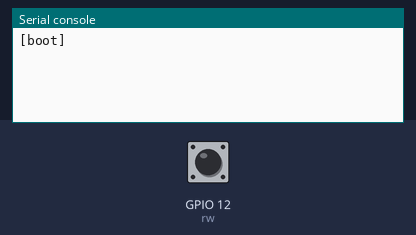
Recording of a program running on a simulated ESP8266 board running MicroPython. Parts: the last lines printed to the serial console. Inputs (shaded band) come from the test bench; at power-on: GPIO 12 (rw) HIGH.

Above: at 1.2 s.
1.3 s: GPIO 12 (rw) pulled LOW for 0.15 s
At 1.43 s:
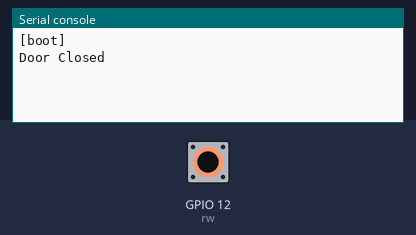
At 2.9 s:
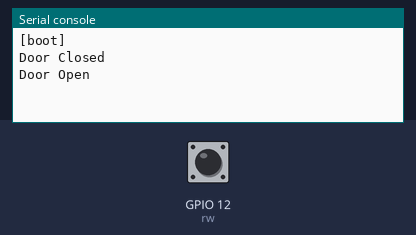

Measured:
- after the input at 1.3 s, the serial console: prints a new line at once (image 1)

The program:

main.py
```python
import machine
import time

rw = machine.Pin(12, machine.Pin.IN, machine.Pin.PULL_UP)

while True:
    val1= rw.value()
    time.sleep(0.01)
    val2= rw.value()
    if val1 and not val2:
        print('Door Closed')
    elif not val1 and val2:
        print('Door Open')
```

boot.py
```python
import gc
import webrepl
import network

print('[boot]')

webrepl.start()
gc.collect()
```
